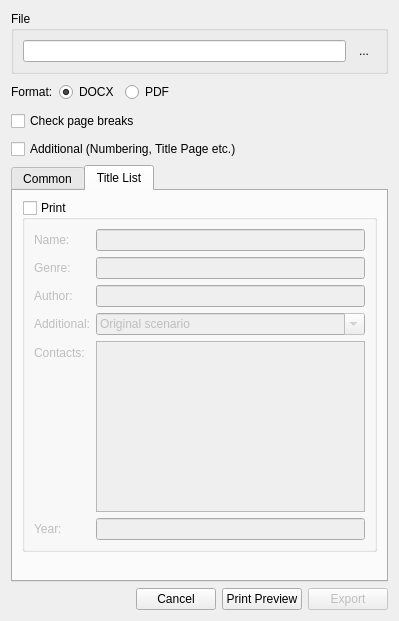
<?xml version="1.0" encoding="UTF-8"?>
<ui version="4.0">
 <class>ExportDialog</class>
 <widget class="QWidget" name="ExportDialog">
  <property name="geometry">
   <rect>
    <x>0</x>
    <y>0</y>
    <width>399</width>
    <height>621</height>
   </rect>
  </property>
  <property name="windowTitle">
   <string>Export Scenario</string>
  </property>
  <layout class="QGridLayout" name="gridLayout">
   <item row="7" column="0" colspan="2">
    <layout class="QHBoxLayout" name="horizontalLayout">
     <item>
      <spacer name="horizontalSpacer">
       <property name="orientation">
        <enum>Qt::Horizontal</enum>
       </property>
       <property name="sizeHint" stdset="0">
        <size>
         <width>40</width>
         <height>20</height>
        </size>
       </property>
      </spacer>
     </item>
     <item>
      <widget class="QPushButton" name="cancel">
       <property name="text">
        <string>Cancel</string>
       </property>
      </widget>
     </item>
     <item>
      <widget class="QPushButton" name="printPreview">
       <property name="text">
        <string>Print Preview</string>
       </property>
      </widget>
     </item>
     <item>
      <widget class="QPushButton" name="exportTo">
       <property name="enabled">
        <bool>false</bool>
       </property>
       <property name="text">
        <string>Export</string>
       </property>
       <property name="default">
        <bool>true</bool>
       </property>
      </widget>
     </item>
    </layout>
   </item>
   <item row="1" column="0">
    <widget class="QLabel" name="label_2">
     <property name="minimumSize">
      <size>
       <width>0</width>
       <height>24</height>
      </size>
     </property>
     <property name="text">
      <string>Format:</string>
     </property>
     <property name="buddy">
      <cstring>docx</cstring>
     </property>
    </widget>
   </item>
   <item row="0" column="0" colspan="2">
    <widget class="QGroupBox" name="groupBox">
     <property name="title">
      <string>File</string>
     </property>
     <layout class="QHBoxLayout" name="horizontalLayout_3">
      <item>
       <widget class="QLineEdit" name="file">
        <property name="text">
         <string/>
        </property>
        <property name="readOnly">
         <bool>false</bool>
        </property>
       </widget>
      </item>
      <item>
       <widget class="QToolButton" name="browseFile">
        <property name="toolTip">
         <string>Browse...</string>
        </property>
        <property name="text">
         <string>...</string>
        </property>
        <property name="icon">
         <iconset resource="../../Resources/Resources.qrc">
          <normaloff>:/Graphics/Icons/browse.png</normaloff>:/Graphics/Icons/browse.png</iconset>
        </property>
        <property name="iconSize">
         <size>
          <width>22</width>
          <height>22</height>
         </size>
        </property>
        <property name="autoRaise">
         <bool>true</bool>
        </property>
       </widget>
      </item>
     </layout>
    </widget>
   </item>
   <item row="1" column="1">
    <layout class="QHBoxLayout" name="horizontalLayout_2">
     <item>
      <widget class="QRadioButton" name="docx">
       <property name="text">
        <string>DOCX</string>
       </property>
       <property name="checked">
        <bool>true</bool>
       </property>
      </widget>
     </item>
     <item>
      <widget class="QRadioButton" name="pdf">
       <property name="text">
        <string>PDF</string>
       </property>
      </widget>
     </item>
     <item>
      <spacer name="horizontalSpacer_2">
       <property name="orientation">
        <enum>Qt::Horizontal</enum>
       </property>
       <property name="sizeHint" stdset="0">
        <size>
         <width>40</width>
         <height>20</height>
        </size>
       </property>
      </spacer>
     </item>
    </layout>
   </item>
   <item row="6" column="0">
    <spacer name="verticalSpacer_2">
     <property name="orientation">
      <enum>Qt::Vertical</enum>
     </property>
     <property name="sizeHint" stdset="0">
      <size>
       <width>20</width>
       <height>40</height>
      </size>
     </property>
    </spacer>
   </item>
   <item row="2" column="0" colspan="2">
    <layout class="QHBoxLayout" name="horizontalLayout_4">
     <item>
      <widget class="QCheckBox" name="checkPageBreaks">
       <property name="sizePolicy">
        <sizepolicy hsizetype="Preferred" vsizetype="Fixed">
         <horstretch>0</horstretch>
         <verstretch>0</verstretch>
        </sizepolicy>
       </property>
       <property name="text">
        <string>Check page breaks</string>
       </property>
      </widget>
     </item>
     <item>
      <widget class="ToolTipLabel" name="label_29">
       <property name="maximumSize">
        <size>
         <width>16</width>
         <height>16</height>
        </size>
       </property>
       <property name="toolTip">
        <string>Checking page breaks can increase scenario page numbers.</string>
       </property>
       <property name="text">
        <string/>
       </property>
       <property name="pixmap">
        <pixmap resource="../../Resources/Resources.qrc">:/Graphics/Icons/help.png</pixmap>
       </property>
       <property name="scaledContents">
        <bool>true</bool>
       </property>
      </widget>
     </item>
     <item>
      <spacer name="horizontalSpacer_3">
       <property name="orientation">
        <enum>Qt::Horizontal</enum>
       </property>
       <property name="sizeHint" stdset="0">
        <size>
         <width>188</width>
         <height>23</height>
        </size>
       </property>
      </spacer>
     </item>
    </layout>
   </item>
   <item row="5" column="0" colspan="2">
    <widget class="QTabWidget" name="additionalSettings">
     <property name="currentIndex">
      <number>1</number>
     </property>
     <widget class="QWidget" name="commonTab">
      <attribute name="title">
       <string>Common</string>
      </attribute>
      <layout class="QFormLayout" name="formLayout">
       <property name="fieldGrowthPolicy">
        <enum>QFormLayout::AllNonFixedFieldsGrow</enum>
       </property>
       <item row="0" column="0">
        <widget class="QLabel" name="label">
         <property name="minimumSize">
          <size>
           <width>0</width>
           <height>24</height>
          </size>
         </property>
         <property name="text">
          <string>Template:</string>
         </property>
        </widget>
       </item>
       <item row="0" column="1">
        <widget class="QComboBox" name="styles">
         <property name="sizePolicy">
          <sizepolicy hsizetype="Expanding" vsizetype="Fixed">
           <horstretch>0</horstretch>
           <verstretch>0</verstretch>
          </sizepolicy>
         </property>
        </widget>
       </item>
       <item row="4" column="0">
        <widget class="QLabel" name="label_7">
         <property name="minimumSize">
          <size>
           <width>0</width>
           <height>24</height>
          </size>
         </property>
         <property name="text">
          <string>Scenes Prefix:</string>
         </property>
         <property name="buddy">
          <cstring>scenesPrefix</cstring>
         </property>
        </widget>
       </item>
       <item row="4" column="1">
        <widget class="QLineEdit" name="scenesPrefix">
         <property name="text">
          <string/>
         </property>
        </widget>
       </item>
       <item row="1" column="0" colspan="2">
        <widget class="QCheckBox" name="pageNumbering">
         <property name="text">
          <string>Page Numbering</string>
         </property>
        </widget>
       </item>
       <item row="2" column="0" colspan="2">
        <widget class="QCheckBox" name="scenesNumbering">
         <property name="text">
          <string>Scenes Numbering</string>
         </property>
        </widget>
       </item>
      </layout>
     </widget>
     <widget class="QWidget" name="titleListTab">
      <attribute name="title">
       <string>Title List</string>
      </attribute>
      <layout class="QGridLayout" name="gridLayout_2">
       <item row="0" column="0">
        <widget class="QGroupBox" name="printTitle">
         <property name="title">
          <string>Print</string>
         </property>
         <property name="checkable">
          <bool>true</bool>
         </property>
         <property name="checked">
          <bool>false</bool>
         </property>
         <layout class="QFormLayout" name="formLayout_2">
          <item row="0" column="0">
           <widget class="QLabel" name="nameLabel">
            <property name="text">
             <string>Name:</string>
            </property>
            <property name="buddy">
             <cstring>name</cstring>
            </property>
           </widget>
          </item>
          <item row="0" column="1">
           <widget class="QLineEdit" name="name">
            <property name="toolTip">
             <string>Scenario name.</string>
            </property>
           </widget>
          </item>
          <item row="2" column="0">
           <widget class="QLabel" name="nameLabel_3">
            <property name="text">
             <string>Genre:</string>
            </property>
            <property name="buddy">
             <cstring>genre</cstring>
            </property>
           </widget>
          </item>
          <item row="2" column="1">
           <widget class="QLineEdit" name="genre">
            <property name="toolTip">
             <string>Scenario genre.</string>
            </property>
           </widget>
          </item>
          <item row="3" column="0">
           <widget class="QLabel" name="nameLabel_4">
            <property name="text">
             <string>Author:</string>
            </property>
            <property name="buddy">
             <cstring>author</cstring>
            </property>
           </widget>
          </item>
          <item row="3" column="1">
           <widget class="QLineEdit" name="author">
            <property name="toolTip">
             <string>Scenario author.</string>
            </property>
           </widget>
          </item>
          <item row="7" column="0">
           <widget class="QLabel" name="nameLabel_5">
            <property name="text">
             <string>Contacts:</string>
            </property>
           </widget>
          </item>
          <item row="9" column="0">
           <widget class="QLabel" name="nameLabel_6">
            <property name="text">
             <string>Year:</string>
            </property>
            <property name="buddy">
             <cstring>year</cstring>
            </property>
           </widget>
          </item>
          <item row="9" column="1">
           <widget class="QLineEdit" name="year">
            <property name="toolTip">
             <string>Scenario wirting year.</string>
            </property>
           </widget>
          </item>
          <item row="7" column="1">
           <widget class="QPlainTextEdit" name="contacts">
            <property name="sizePolicy">
             <sizepolicy hsizetype="Expanding" vsizetype="Preferred">
              <horstretch>0</horstretch>
              <verstretch>0</verstretch>
             </sizepolicy>
            </property>
            <property name="tabChangesFocus">
             <bool>true</bool>
            </property>
            <property name="lineWrapMode">
             <enum>QPlainTextEdit::NoWrap</enum>
            </property>
            <property name="backgroundVisible">
             <bool>false</bool>
            </property>
           </widget>
          </item>
          <item row="4" column="1">
           <widget class="QComboBox" name="additionalInfo">
            <property name="editable">
             <bool>true</bool>
            </property>
            <property name="currentText">
             <string>Original scenario</string>
            </property>
            <item>
             <property name="text">
              <string>Original scenario</string>
             </property>
            </item>
           </widget>
          </item>
          <item row="4" column="0">
           <widget class="QLabel" name="nameLabel_2">
            <property name="text">
             <string>Additional:</string>
            </property>
           </widget>
          </item>
         </layout>
        </widget>
       </item>
       <item row="1" column="0">
        <spacer name="verticalSpacer">
         <property name="orientation">
          <enum>Qt::Vertical</enum>
         </property>
         <property name="sizeHint" stdset="0">
          <size>
           <width>20</width>
           <height>40</height>
          </size>
         </property>
        </spacer>
       </item>
      </layout>
     </widget>
    </widget>
   </item>
   <item row="3" column="0" colspan="2">
    <widget class="QCheckBox" name="showAdditional">
     <property name="sizePolicy">
      <sizepolicy hsizetype="Preferred" vsizetype="Fixed">
       <horstretch>0</horstretch>
       <verstretch>0</verstretch>
      </sizepolicy>
     </property>
     <property name="text">
      <string>Additional (Numbering, Title Page etc.)</string>
     </property>
    </widget>
   </item>
  </layout>
 </widget>
 <customwidgets>
  <customwidget>
   <class>ToolTipLabel</class>
   <extends>QLabel</extends>
   <header location="global">3rd_party/Widgets/ToolTipLabel/ToolTipLabel.h</header>
  </customwidget>
 </customwidgets>
 <tabstops>
  <tabstop>file</tabstop>
  <tabstop>browseFile</tabstop>
  <tabstop>docx</tabstop>
  <tabstop>pdf</tabstop>
  <tabstop>checkPageBreaks</tabstop>
  <tabstop>showAdditional</tabstop>
  <tabstop>additionalSettings</tabstop>
  <tabstop>styles</tabstop>
  <tabstop>pageNumbering</tabstop>
  <tabstop>scenesNumbering</tabstop>
  <tabstop>scenesPrefix</tabstop>
  <tabstop>printTitle</tabstop>
  <tabstop>name</tabstop>
  <tabstop>genre</tabstop>
  <tabstop>author</tabstop>
  <tabstop>additionalInfo</tabstop>
  <tabstop>contacts</tabstop>
  <tabstop>year</tabstop>
  <tabstop>cancel</tabstop>
  <tabstop>printPreview</tabstop>
  <tabstop>exportTo</tabstop>
 </tabstops>
 <resources>
  <include location="../../Resources/Resources.qrc"/>
 </resources>
 <connections/>
</ui>
